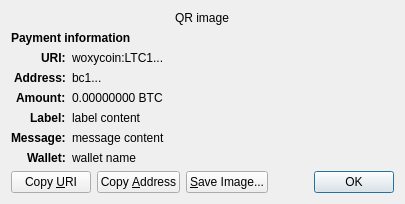
<?xml version="1.0" encoding="UTF-8"?>
<ui version="4.0">
 <class>ReceiveRequestDialog</class>
 <widget class="QDialog" name="ReceiveRequestDialog">
  <property name="geometry">
   <rect>
    <x>0</x>
    <y>0</y>
    <width>413</width>
    <height>229</height>
   </rect>
  </property>
  <property name="windowTitle">
   <string>Request payment to ...</string>
  </property>
  <layout class="QGridLayout" name="gridLayout" columnstretch="0,1">
   <property name="sizeConstraint">
    <enum>QLayout::SetFixedSize</enum>
   </property>
   <item row="0" column="0" colspan="2" alignment="Qt::AlignHCenter">
    <widget class="QRImageWidget" name="qr_code">
     <property name="text">
      <string notr="true">QR image</string>
     </property>
     <property name="textInteractionFlags">
      <set>Qt::NoTextInteraction</set>
     </property>
    </widget>
   </item>
   <item row="1" column="0" colspan="2">
    <widget class="QLabel" name="payment_header">
     <property name="font">
      <font>
       <weight>75</weight>
       <bold>true</bold>
      </font>
     </property>
     <property name="text">
      <string>Payment information</string>
     </property>
     <property name="textInteractionFlags">
      <set>Qt::NoTextInteraction</set>
     </property>
    </widget>
   </item>
   <item row="2" column="0" alignment="Qt::AlignRight|Qt::AlignTop">
    <widget class="QLabel" name="uri_tag">
     <property name="font">
      <font>
       <weight>75</weight>
       <bold>true</bold>
      </font>
     </property>
     <property name="text">
      <string notr="true">URI:</string>
     </property>
     <property name="textFormat">
      <enum>Qt::PlainText</enum>
     </property>
     <property name="textInteractionFlags">
      <set>Qt::NoTextInteraction</set>
     </property>
    </widget>
   </item>
   <item row="2" column="1" alignment="Qt::AlignTop">
    <widget class="QLabel" name="uri_content">
     <property name="text">
      <string notr="true">woxycoin:LTC1...</string>
     </property>
     <property name="textFormat">
      <enum>Qt::RichText</enum>
     </property>
     <property name="wordWrap">
      <bool>true</bool>
     </property>
     <property name="textInteractionFlags">
      <set>Qt::TextSelectableByMouse</set>
     </property>
    </widget>
   </item>
   <item row="3" column="0" alignment="Qt::AlignRight|Qt::AlignTop">
    <widget class="QLabel" name="address_tag">
     <property name="font">
      <font>
       <weight>75</weight>
       <bold>true</bold>
      </font>
     </property>
     <property name="text">
      <string>Address:</string>
     </property>
     <property name="textInteractionFlags">
      <set>Qt::NoTextInteraction</set>
     </property>
    </widget>
   </item>
   <item row="3" column="1" alignment="Qt::AlignTop">
    <widget class="QLabel" name="address_content">
     <property name="text">
      <string notr="true">bc1...</string>
     </property>
     <property name="textFormat">
      <enum>Qt::PlainText</enum>
     </property>
     <property name="textInteractionFlags">
      <set>Qt::TextSelectableByMouse</set>
     </property>
    </widget>
   </item>
   <item row="4" column="0" alignment="Qt::AlignRight|Qt::AlignTop">
    <widget class="QLabel" name="amount_tag">
     <property name="font">
      <font>
       <weight>75</weight>
       <bold>true</bold>
      </font>
     </property>
     <property name="text">
      <string>Amount:</string>
     </property>
     <property name="textInteractionFlags">
      <set>Qt::NoTextInteraction</set>
     </property>
    </widget>
   </item>
   <item row="4" column="1" alignment="Qt::AlignTop">
    <widget class="QLabel" name="amount_content">
     <property name="text">
      <string notr="true">0.00000000 BTC</string>
     </property>
     <property name="textFormat">
      <enum>Qt::PlainText</enum>
     </property>
     <property name="textInteractionFlags">
      <set>Qt::TextSelectableByMouse</set>
     </property>
    </widget>
   </item>
   <item row="5" column="0" alignment="Qt::AlignRight|Qt::AlignTop">
    <widget class="QLabel" name="label_tag">
     <property name="font">
      <font>
       <weight>75</weight>
       <bold>true</bold>
      </font>
     </property>
     <property name="text">
      <string>Label:</string>
     </property>
     <property name="textInteractionFlags">
      <set>Qt::NoTextInteraction</set>
     </property>
    </widget>
   </item>
   <item row="5" column="1" alignment="Qt::AlignTop">
    <widget class="QLabel" name="label_content">
     <property name="text">
      <string notr="true">label content</string>
     </property>
     <property name="textFormat">
      <enum>Qt::PlainText</enum>
     </property>
     <property name="wordWrap">
      <bool>true</bool>
     </property>
     <property name="textInteractionFlags">
      <set>Qt::TextSelectableByMouse</set>
     </property>
    </widget>
   </item>
   <item row="6" column="0" alignment="Qt::AlignRight|Qt::AlignTop">
    <widget class="QLabel" name="message_tag">
     <property name="font">
      <font>
       <weight>75</weight>
       <bold>true</bold>
      </font>
     </property>
     <property name="text">
      <string>Message:</string>
     </property>
     <property name="textInteractionFlags">
      <set>Qt::NoTextInteraction</set>
     </property>
    </widget>
   </item>
   <item row="6" column="1" alignment="Qt::AlignTop">
    <widget class="QLabel" name="message_content">
     <property name="text">
      <string notr="true">message content</string>
     </property>
     <property name="textFormat">
      <enum>Qt::PlainText</enum>
     </property>
     <property name="wordWrap">
      <bool>true</bool>
     </property>
     <property name="textInteractionFlags">
      <set>Qt::TextSelectableByMouse</set>
     </property>
    </widget>
   </item>
   <item row="7" column="0" alignment="Qt::AlignRight|Qt::AlignTop">
    <widget class="QLabel" name="wallet_tag">
     <property name="font">
      <font>
       <weight>75</weight>
       <bold>true</bold>
      </font>
     </property>
     <property name="text">
      <string>Wallet:</string>
     </property>
     <property name="textInteractionFlags">
      <set>Qt::NoTextInteraction</set>
     </property>
    </widget>
   </item>
   <item row="7" column="1" alignment="Qt::AlignTop">
    <widget class="QLabel" name="wallet_content">
     <property name="text">
      <string notr="true">wallet name</string>
     </property>
     <property name="textFormat">
      <enum>Qt::PlainText</enum>
     </property>
     <property name="wordWrap">
      <bool>true</bool>
     </property>
     <property name="textInteractionFlags">
      <set>Qt::TextSelectableByMouse</set>
     </property>
    </widget>
   </item>
   <item row="8" column="0" colspan="2">
    <layout class="QHBoxLayout" name="horizontalLayout">
     <item>
      <widget class="QPushButton" name="btnCopyURI">
       <property name="text">
        <string>Copy &amp;URI</string>
       </property>
       <property name="autoDefault">
        <bool>false</bool>
       </property>
      </widget>
     </item>
     <item>
      <widget class="QPushButton" name="btnCopyAddress">
       <property name="text">
        <string>Copy &amp;Address</string>
       </property>
       <property name="autoDefault">
        <bool>false</bool>
       </property>
      </widget>
     </item>
     <item>
      <widget class="QPushButton" name="btnSaveAs">
       <property name="text">
        <string>&amp;Save Image...</string>
       </property>
       <property name="autoDefault">
        <bool>false</bool>
       </property>
      </widget>
     </item>
     <item>
      <spacer name="horizontalSpacer_2">
       <property name="orientation">
        <enum>Qt::Horizontal</enum>
       </property>
       <property name="sizeHint" stdset="0">
        <size>
         <width>40</width>
         <height>20</height>
        </size>
       </property>
      </spacer>
     </item>
     <item>
      <widget class="QDialogButtonBox" name="buttonBox">
       <property name="focusPolicy">
        <enum>Qt::StrongFocus</enum>
       </property>
       <property name="standardButtons">
        <set>QDialogButtonBox::Ok</set>
       </property>
      </widget>
     </item>
    </layout>
   </item>
  </layout>
 </widget>
 <customwidgets>
  <customwidget>
   <class>QRImageWidget</class>
   <extends>QLabel</extends>
   <header>qt/qrimagewidget.h</header>
  </customwidget>
 </customwidgets>
 <tabstops>
  <tabstop>buttonBox</tabstop>
  <tabstop>btnCopyURI</tabstop>
  <tabstop>btnCopyAddress</tabstop>
  <tabstop>btnSaveAs</tabstop>
 </tabstops>
 <resources/>
 <connections>
  <connection>
   <sender>buttonBox</sender>
   <signal>accepted()</signal>
   <receiver>ReceiveRequestDialog</receiver>
   <slot>accept()</slot>
   <hints>
    <hint type="sourcelabel">
     <x>135</x>
     <y>230</y>
    </hint>
    <hint type="destinationlabel">
     <x>135</x>
     <y>126</y>
    </hint>
   </hints>
  </connection>
 </connections>
</ui>
